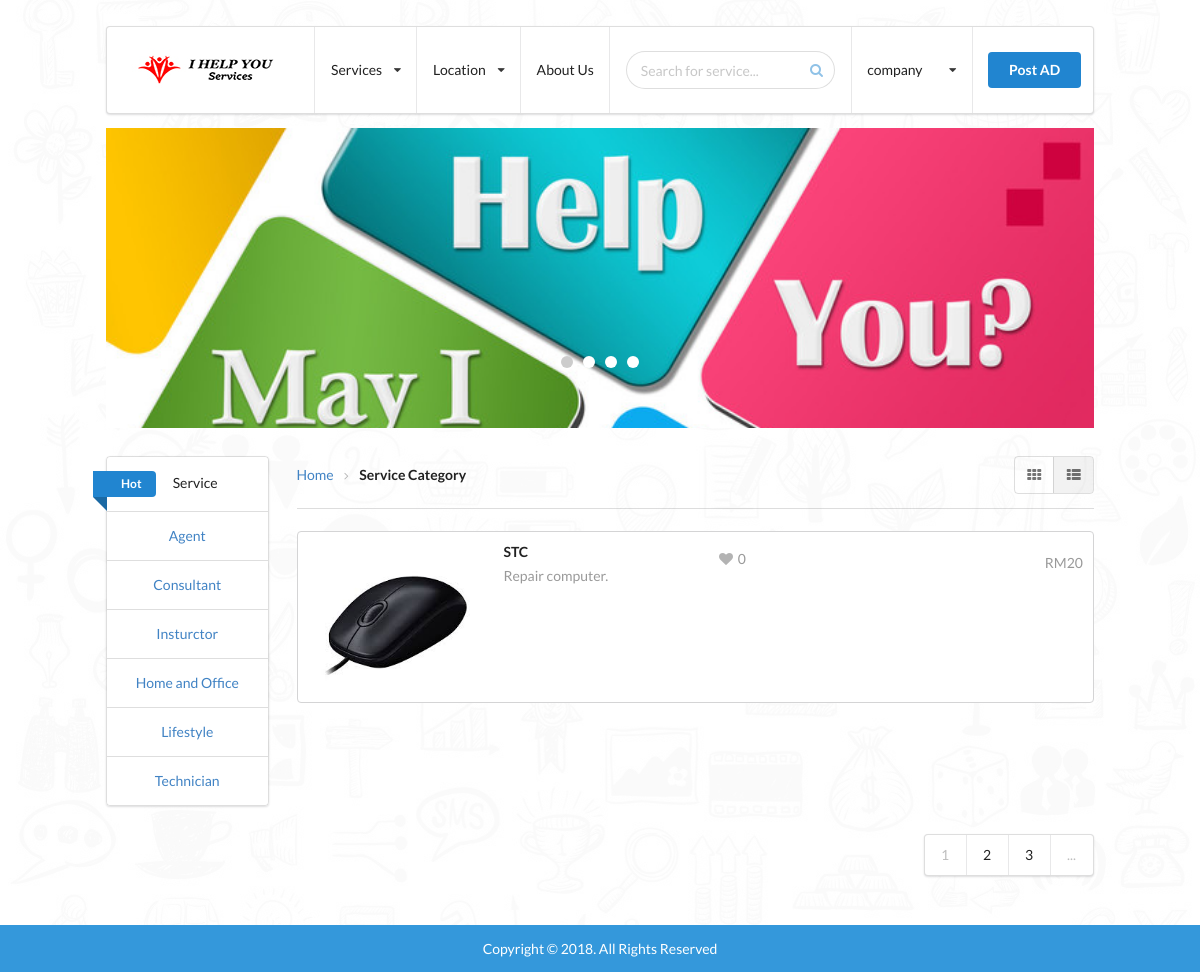
Page /searchLocation.php?location=1&page=1 (signed in) on the committed database.
### tables this page shows
CREATE TABLE `register_user` (
  `user_id` int(30) NOT NULL,
  `firstname` varchar(15) DEFAULT NULL,
  `lastname` varchar(15) DEFAULT NULL,
  `email` varchar(20) NOT NULL,
  `pwd` varchar(32) NOT NULL,
  `mobileno` int(11) NOT NULL,
  `address` varchar(39) NOT NULL,
  `country` varchar(39) NOT NULL,
  `gender` varchar(6) DEFAULT NULL,
  `acc_SSM` varchar(20) DEFAULT NULL,
  `company_Name` varchar(20) DEFAULT NULL,
  `services` varchar(20) DEFAULT NULL
);

CREATE TABLE `post` (
  `services_id` int(30) NOT NULL,
  `service_name` varchar(30) NOT NULL,
  `description` text NOT NULL,
  `location` varchar(30) NOT NULL,
  `area` varchar(50) NOT NULL,
  `price` int(11) NOT NULL,
  `contact` varchar(30) NOT NULL,
  `type` varchar(30) NOT NULL,
  `uploadpicture` text NOT NULL,
  `user_id` int(30) NOT NULL,
  `datetime` datetime DEFAULT CURRENT_TIMESTAMP,
  `likes` int(11) NOT NULL
);

### searchLocation.php (the view, shortened to what this page needs)
<!DOCTYPE html>
<html lang="en">
<head>
    <link rel="stylesheet" href="css/semantic.min.css">
    <link rel="stylesheet" href="css/style.css">
    <link rel="stylesheet" href="css/slider.css">
</head>
<body>
    <div class="container">
        <div class="wrapper">
            <?php include 'header.php';?>
            <div class="ui grid">
                <div class="sixteen wide column">
                    <div class="slider-wrapper">
                        <div class="slider slider1">
                            <div class="slides">
                                <div class="slide-item items">
                                    <img src="img/mayihu.jpg" alt="banner"/>
                                </div>
                            </div>
                        </div>
                    </div>
                </div>
                <div class="three wide column">
                    <?php include('sideNav.php'); ?>
                </div>
                <div class="thirteen wide column listing-content">
                    <div class="sixteen wide column">
                        <div class="ui floating breadcrumb home-breadcrumb">
                            <a class="section">Home</a>
                            <i class="right angle icon divider"></i>
                            <div class="active section">Service Category</div>
                        </div>
                        <div class="ui right floated icon basic buttons view-selection">
                            <div class="ui button card-view active"><i class="grid layout icon"></i></div>
                            <div class="ui button list-view"><i class="list layout icon"></i></div>
                        </div>
                    </div>
                    <div class="ui divider"></div>
                    <div class="ui four stackable cards">
                        <?php
                            include ('connection.php');
                            if (isset($_GET['location']) && isset($_GET['page'])) {
                                $currentPage = $_GET['page'];
                                $search = $_GET['location'];
                            } else{
                                $currentPage = 1;
                                $search = "";
                            }
                            $offset = ($currentPage - 1) * 16;
                            $query = "SELECT * FROM `post` WHERE location = '$search' ORDER BY datetime DESC LIMIT 16 OFFSET $offset";
                            $countTotalRows = "SELECT COUNT(services_id) FROM `post` WHERE location LIKE '$search%'";
                            $result = mysqli_query($link, $query);
                            $totalRowsResult = mysqli_query($link, $countTotalRows);
                            while($totalPagerows = mysqli_fetch_array($totalRowsResult, MYSQLI_NUM)){
                                $totalPage = $totalPagerows[0] / 16;
                                $lastPage = round($totalPage,0,PHP_ROUND_HALF_DOWN);
                            }
                            $count = mysqli_num_rows($result);
                            while($row = mysqli_fetch_array($result))
                            {
                                $serviceId = $row[0];
                                $serviceName = $row[1];
                                $description = $row[2];
                                $price = $row[5];
                                $uploadedLocation = $row[8];
                                $likes = $row[11];
                                if($uploadedLocation !== "uploadpicture/"){
                                    $imageLocation = $uploadedLocation;
                                } else{
                                    $imageLocation = 'img/image.png';
                                }
                                echo '<div class="ui fluid card listing-item">';
                                echo '    <a class="listing-link" href="listing.php?serviceId=' . $serviceId . '">Link To post</a>';
                                echo '    <div class="image" style="background-image: url(' . $imageLocation . ')">';
                                echo '    </div>';
                                echo '    <div class="content">';
                                echo '        <div class="header">';
                                echo '            <h5 class="ui header">'. $serviceName .'</h5>';
                                echo '        </div>';
                                echo '        <div class="meta">';
                                echo '            <a>'. $description .'</a>';
                                echo '        </div>';
                                echo '    </div>';
                                echo '    <div class="extra content">';
                                echo '        <span class="right floated">';
                                echo '            RM<span class="price">' . $price . '</span>';
                                echo '        </span>';
                                echo '        <span>';
                                echo '            <i class="like icon"></i><span class="amount">' . $likes .'</span>';
                                echo '        </span>';
                                echo '    </div>';
                                echo ' </div>';
                            }
                        ?>
                    </div>
                </div>
                <div class="sixteen wide column">
                    <div class="ui right floated pagination menu">
                        <?php
                         if($count != 0){
                            if($currentPage == 1 || $currentPage == 2 || $currentPage == 3){
                                echo '<a href="search.php?search=' . $search . '&page=' . $currentPage . '" class="item disabled">' . $currentPage . '</a>';
                                echo '<a href="search.php?search=' . $search . '&page=' . ($currentPage + 1) . '" class="item">' . ($currentPage + 1) . '</a>';
                                echo '<a href="search.php?search=' . $search . '&page=' . ($currentPage + 2) . '" class="item">' . ($currentPage + 2) . '</a>';
                                echo '<div class="disabled item">...</div>';
                            } else if($currentPage > ($lastPage - 3) || $currentPage > ($lastPage - 2) || $currentPage > ($lastPage - 1)){
                                echo '<div class="disabled item">...</div>';
                                echo '<a href="search.php?search=' . $search . '&page=' . ($lastPage - 3) . '" class="item ' . (($lastPage - 3) == $currentPage ? 'disabled' : ''). '">' . ($lastPage - 3) . '</a>';
                                echo '<a href="search.php?search=' . $search . '&page=' . ($lastPage - 2) . '" class="item ' . (($lastPage - 2) == $currentPage ? 'disabled' : ''). '">' . ($lastPage - 2) . '</a>';
                                echo '<a href="search.php?search=' . $search . '&page=' . ($lastPage - 1) . '" class="item ' . (($lastPage - 1) == $currentPage ? 'disabled' : ''). '">' . ($lastPage - 1) . '</a>';
                                echo '<a href="search.php?search=' . $search . '&page=' . $lastPage . '" class="item ' . ($lastPage == $currentPage ? 'disabled' : ''). '">' . $lastPage . '</a>';
                            }
                        }
                        ?>
                    </div>
                </div>
            </div>
        </div>
    </div>
<?php include 'footer.php';?>
</body>
</html>

### header.php (shortened to what this page needs)
<div class="ui menu margin-top">
	<div class="header item"><a href="index.php"><img class="ui fluid image" src="img/logo.jpg" ></a></div>
    <div class="ui pointing dropdown link item">
        <span class="text">Services</span>
        <i class="dropdown icon"></i>
    </div>
    <div class="ui pointing dropdown link item">
        <span class="text">Location</span>
        <i class="dropdown icon"></i>
    </div>
    <a class="item"a href="aboutus.php">About Us</a>
    <div class="right menu">
        <div class="item">
            <div class="ui search">
                <div class="ui icon input">
                    <input id="search" class="prompt" type="text" placeholder="Search for service...">
                </div>
            </div>
        </div>
        <?php
        if (isset($_SESSION['email'])) {
            include ('connection.php');
            $email = $_SESSION['email'];
            $query = "SELECT * FROM `register_user` WHERE email = '$email'";
            $result = mysqli_query($link, $query);
            while($row = mysqli_fetch_array($result, MYSQLI_NUM))
            {
              $firstName = $row[1];
              $lastName = $row[2];
              $company_name = $row[10];
            }
            if($firstName != "" || $lastName != ""){
                $displayName = $firstName . " " . $lastName;
            } else {
                $displayName = $company_name;
            }
            echo '
            <div class="ui pointing dropdown link item company-name">
            <span>' . $displayName . '</span>
            <i class="dropdown icon"></i>
            <div class="menu">
                <a class="item" href="profile.php">
                    <i class="user icon"></i>
                    <span>Profile</span>
                </a>
                <a class="item" href="password.php">
                    <i class="lock icon"></i>
                    <span>Change Password</span>
                </a>
                <a class="item" href="logout.php">
                    <i class="sign out icon"></i>
                    <span>Logout</span>
                </a>
            </div>
        </div>
        ';
        } else{
            echo '<a class="item" href="login.php">Login / Register</a>';
            echo '<input type="hidden" id="currentSession" data-value="" />';
        }
        ?>
       <div class="item">
          <a class="ui primary button" href="<?php
          if (isset($_SESSION['email'])) {
            echo 'post.php';
          } else{
            echo 'login.php?message=error';
          }
          ?>">
                Post AD
           </a>
        </div>
    </div>
</div>

### css/style.css (style rules this page uses)
html, body { margin: 0; position: relative; background: #fff url(../img/bg.jpg) center; }
.container { width: 1000px; margin: 0 auto 3rem; min-height: calc(100% - 89px); }
.wrapper { padding: 6px; -webkit-box-sizing: border-box; -moz-box-sizing: border-box; box-sizing: border-box; }
.company-name span { width: 70px; white-space: nowrap; overflow: hidden; text-overflow: ellipsis; }
.home-breadcrumb { line-height: 38px !important; }
.slider-wrapper { height: 300px; }
.margin-top { margin-top: 20px !important; }
.margin-top .right > .item:nth-child(1):before { background: transparent !important; }
.listing-item { position: relative; transition-timing-function: ease-in-out; transition-duration: 400ms !important; }
.listing-item.item { padding: 10px !important; border-radius: .28571429rem !important; background-color: #fff !important; border: 1px solid #d4d4d5 !important; }
.listing-item .image { height: 150px; overflow: hidden; background-position: center !important; background-size: cover !important; border-radius: .28571429rem !important; }
.listing-item .content { max-height: 105px; overflow: hidden; }
.listing-item.item .content.extra { width: 33% !important; }
.listing-item .listing-link { position: absolute; font-size: 0; top: 0; right: 0; bottom: 0; left: 0; width: 100%; height: 100%; z-index: 99; }
.pagination .disabled { pointer-events: none; }

### css/slider.css (style rules this page uses)
.slider { position: relative; width: 100%; height: 100%; overflow: hidden; }
.slides { height: 100%; overflow: hidden; *zoom: 1; -webkit-backface-visibility: hidden; -webkit-transform-style: preserve-3d; }
.slide-item { height: 100%; float: left; clear: none; }
.slider1 .slide-item { height:100%; width:100%; overflow: hidden; }
.slider1 .items img { width: 100%; }
.slider1 { color:#fff; }

### rows in the picture
register_user: company_Name "company"
post: uploadpicture (picture), service_name "STC", description "Repair computer.", price "20", likes "0"

### other values in the picture
$currentPage "1"
$currentPage + 1 "2"
$currentPage + 2 "3"
